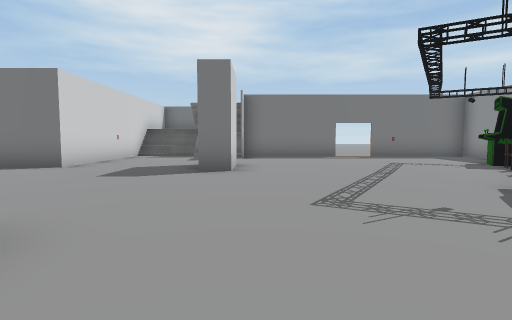
view 1 (above)

14 first-person views from a walk through a scene from a Unity 3-D project. The camera is 1.3 m above the floor, tilts 4° down and sees 80° across. The floor is counted in squares, 2 m on a side. Each view is taken from the middle of a square. On the plan, view 1 faces up. The plan holds only what a view shows up to about 10 squares ahead; the rest is blank. The place goes on beyond the plan. The player character is not drawn. Door leaves are left out, so doorways stand open. Some surface patterns are stand-ins.

view 2
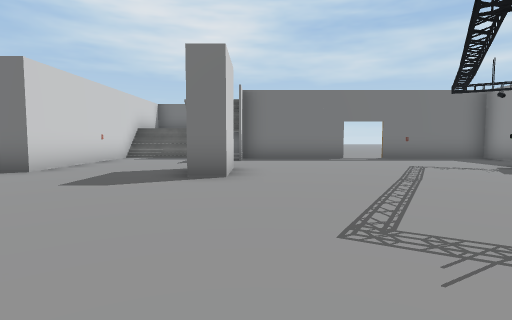

view 3
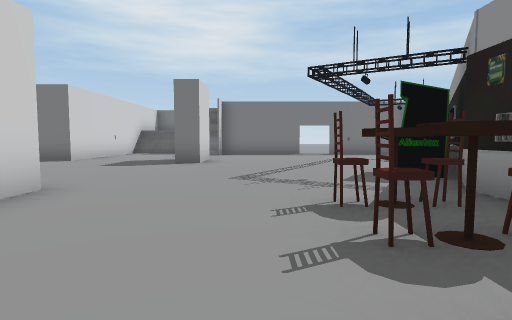

view 4
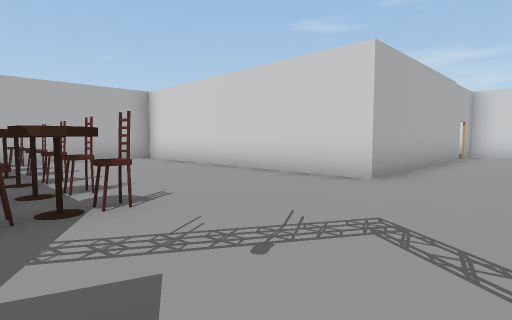

view 5
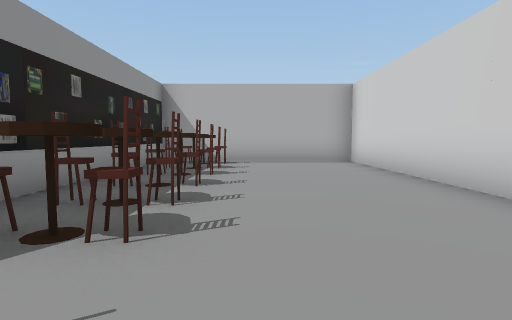

view 6
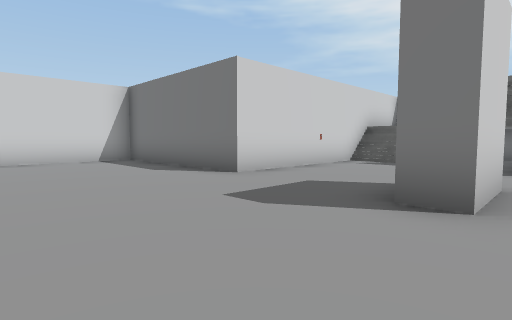

view 7
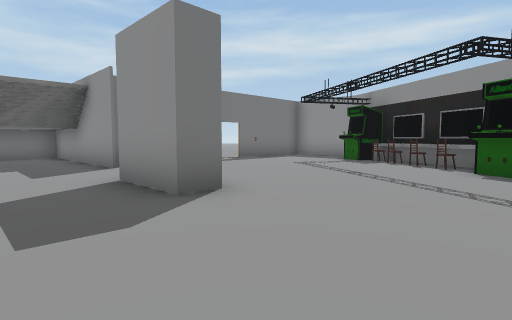

view 8
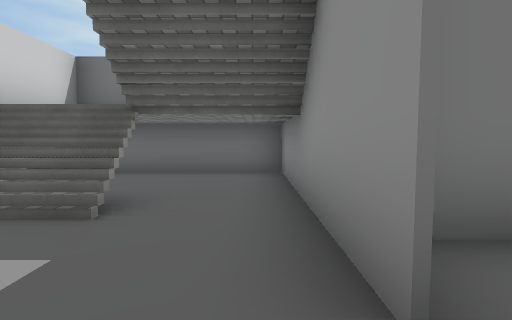

view 9
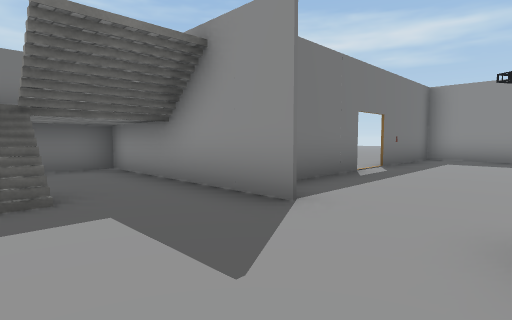

view 10
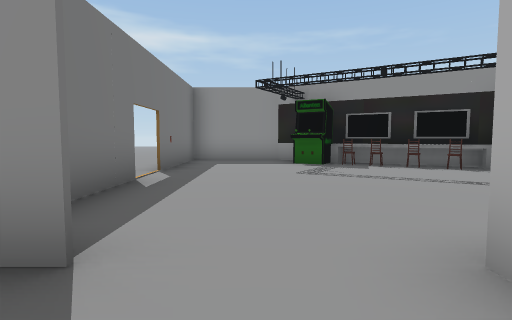

view 11
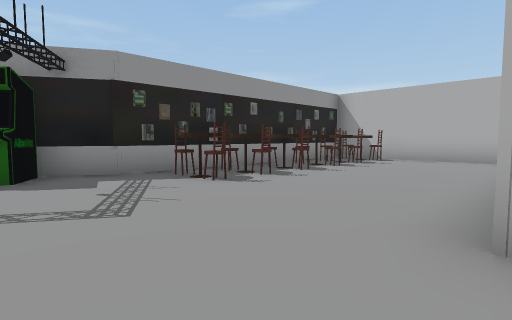

view 12
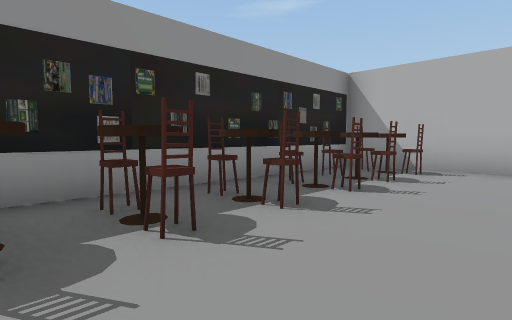

view 13
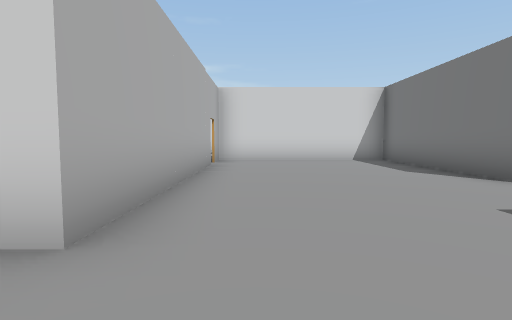

view 14
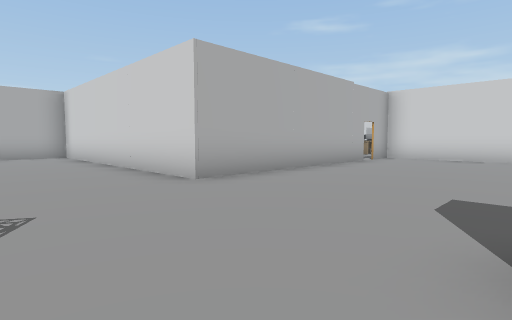

### Floor plan
Points are (right, up) in squares from view 1. A wall is a line through its corners. A room is listed if a view was taken in it or the views show most of it. See-through windows are left out.
Room 1 (views 1, 2, 3, 4, 5, 6, 7, 8, 9, 10, 11, 12, 13, 14)
walls: (-0.5, 7.9) (-0.5, 6.1) (-1.2, 6.1) (-1.2, 7.9); (6.4, 6.5) (7.4, 8.3) (7.4, 10.9) (4, 10.9); (-0.5, 9.9) (-0.5, 14.9) (-3.8, 14.9); (2.9, 10.9) (-0.5, 10.9); (-7.8, 1.9) (-1.8, 1.9) (-1.8, -5.8) (3.7, -5.8) (3.7, 1.8) (5.3, 4.7); (-4.4, 12.4) (-4.4, 6.9) (-9.4, 6.9) (-9.4, 1.9) (-8.3, 1.9)
ways out: open door at (-8, 2); open door at (3.5, 11)
objects: other object (2, -5); other object (2, -4); other object (2, -3); other object (2, -1); other object (2, 0); other object (2, 1); other object (3, -5); other object (3, -4); other object (3, -3); other object (3, -1); other object (3, 0); other object (3, 1); other object (4, 3); other object (4, 4); other object (5, 5); other object (5, 7); other object (6, 5); other object (6, 6); other object (6, 7); other object (6, 8)

Positions as (right, up) in squares from view 1, and headings:
1: (0, 0), facing up
2: (0, 1), facing up
3: (1, -2), facing up
4: (3, 4), facing down-left
5: (1, 3), facing down
6: (0, 3), facing up-left
7: (-3, 3), facing up-right
8: (-1, 9), facing up
9: (-3, 8), facing up-right
10: (-2, 9), facing right
11: (-2, 4), facing down-right
12: (0, 1), facing down-right
13: (0, 3), facing left
14: (1, 6), facing down-left
